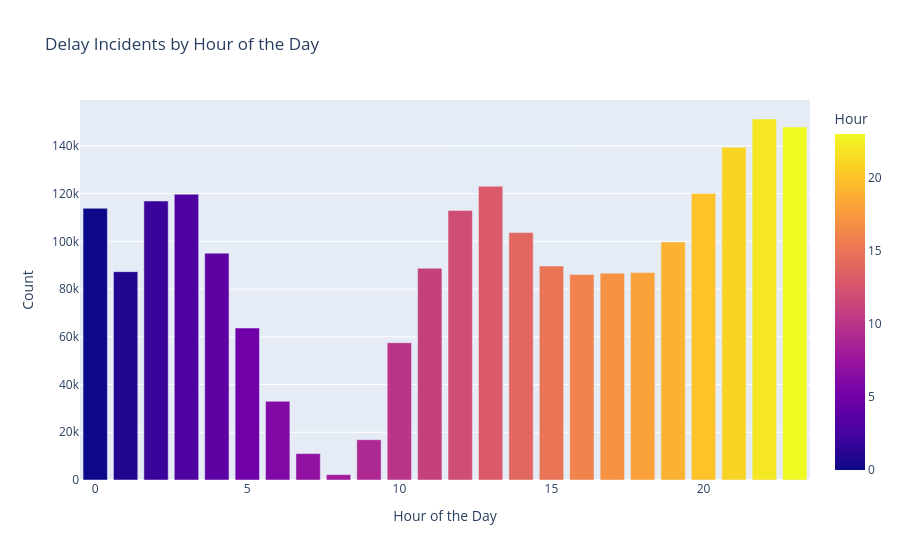

Notebook code cell kept with this figure:
### Markdown cell above
### Delay by hour

### Code cell
# delay by hour with > 0 delay seconds
hour_counts = df_with_encoding['hour'].value_counts().sort_index()
hour_data = cf.DataFrame({'Hour': hour_counts.index, 'Count': hour_counts.values})
fig = px.bar(hour_data, x='Hour', y='Count', title='Delay Incidents by Hour of the Day', color='Hour')
fig.update_layout(xaxis_title='Hour of the Day', yaxis_title='Count')
fig.show()

### Figure 1 — Plotly figure (JSON) as saved in the notebook; plotly's stock layout.template omitted (floating-point values rounded to 4 significant figures)
{"data": [{"hovertemplate": "Hour=%{marker.color}<br>Count=%{y}<extra></extra>", "legendgroup": "", "marker": {"color": [0, 1, 2, 3, 4, 5, 6, 7, 8, 9, 10, 11, 12, 13, 14, 15, 16, 17, 18, 19, 20, 21, 22, 23], "coloraxis": "coloraxis", "pattern": {"shape": ""}}, "name": "", "orientation": "v", "showlegend": false, "textposition": "auto", "type": "bar", "x": [0, 1, 2, 3, 4, 5, 6, 7, 8, 9, 10, 11, 12, 13, 14, 15, 16, 17, 18, 19, 20, 21, 22, 23], "xaxis": "x", "y": [113829, 87287, 116895, 119730, 95038, 63655, 32942, 11063, 2264, 16887, 57529, 88721, 112920, 123098, 103654, 89641, 86127, 86646, 86950, 99703, 120047, 139460, 151247, 147875], "yaxis": "y"}], "layout": {"barmode": "relative", "coloraxis": {"colorbar": {"title": {"text": "Hour"}}, "colorscale": [[0, "#0d0887"], [0.1111, "#46039f"], [0.2222, "#7201a8"], [0.3333, "#9c179e"], [0.4444, "#bd3786"], [0.5556, "#d8576b"], [0.6667, "#ed7953"], [0.7778, "#fb9f3a"], [0.8889, "#fdca26"], [1, "#f0f921"]]}, "legend": {"tracegroupgap": 0}, "title": {"text": "Delay Incidents by Hour of the Day"}, "xaxis": {"anchor": "y", "domain": [0, 1], "title": {"text": "Hour of the Day"}}, "yaxis": {"anchor": "x", "domain": [0, 1], "title": {"text": "Count"}}}}
